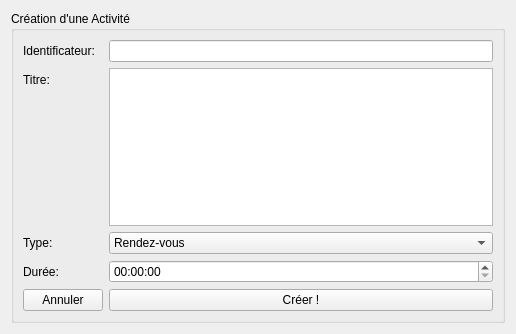
<?xml version="1.0" encoding="UTF-8"?>
<ui version="4.0">
 <class>ajouterActivite</class>
 <widget class="QWidget" name="ajouterActivite">
  <property name="geometry">
   <rect>
    <x>0</x>
    <y>0</y>
    <width>516</width>
    <height>334</height>
   </rect>
  </property>
  <property name="windowTitle">
   <string>Création d'une Activité</string>
  </property>
  <layout class="QHBoxLayout" name="horizontalLayout">
   <item>
    <widget class="QGroupBox" name="groupBox">
     <property name="title">
      <string>Création d'une Activité</string>
     </property>
     <layout class="QFormLayout" name="formLayout">
      <item row="0" column="0">
       <widget class="QLabel" name="label">
        <property name="text">
         <string>Identificateur:</string>
        </property>
       </widget>
      </item>
      <item row="0" column="1">
       <widget class="QLineEdit" name="identificateur"/>
      </item>
      <item row="1" column="0">
       <widget class="QLabel" name="label_2">
        <property name="text">
         <string>Titre:</string>
        </property>
       </widget>
      </item>
      <item row="1" column="1">
       <widget class="QPlainTextEdit" name="titre">
        <property name="minimumSize">
         <size>
          <width>0</width>
          <height>0</height>
         </size>
        </property>
       </widget>
      </item>
      <item row="2" column="0">
       <widget class="QLabel" name="label_4">
        <property name="text">
         <string>Type:</string>
        </property>
       </widget>
      </item>
      <item row="2" column="1">
       <widget class="QComboBox" name="type">
        <item>
         <property name="text">
          <string>Rendez-vous</string>
         </property>
        </item>
        <item>
         <property name="text">
          <string>Réunion</string>
         </property>
        </item>
       </widget>
      </item>
      <item row="3" column="0">
       <widget class="QLabel" name="label_3">
        <property name="text">
         <string>Durée:</string>
        </property>
       </widget>
      </item>
      <item row="3" column="1">
       <widget class="QTimeEdit" name="duree">
        <property name="showGroupSeparator" stdset="0">
         <bool>false</bool>
        </property>
        <property name="calendarPopup">
         <bool>true</bool>
        </property>
       </widget>
      </item>
      <item row="4" column="0">
       <widget class="QPushButton" name="annuler">
        <property name="text">
         <string>Annuler</string>
        </property>
       </widget>
      </item>
      <item row="4" column="1">
       <widget class="QPushButton" name="pushButton">
        <property name="text">
         <string>Créer !</string>
        </property>
       </widget>
      </item>
     </layout>
    </widget>
   </item>
  </layout>
 </widget>
 <resources/>
 <connections/>
</ui>
